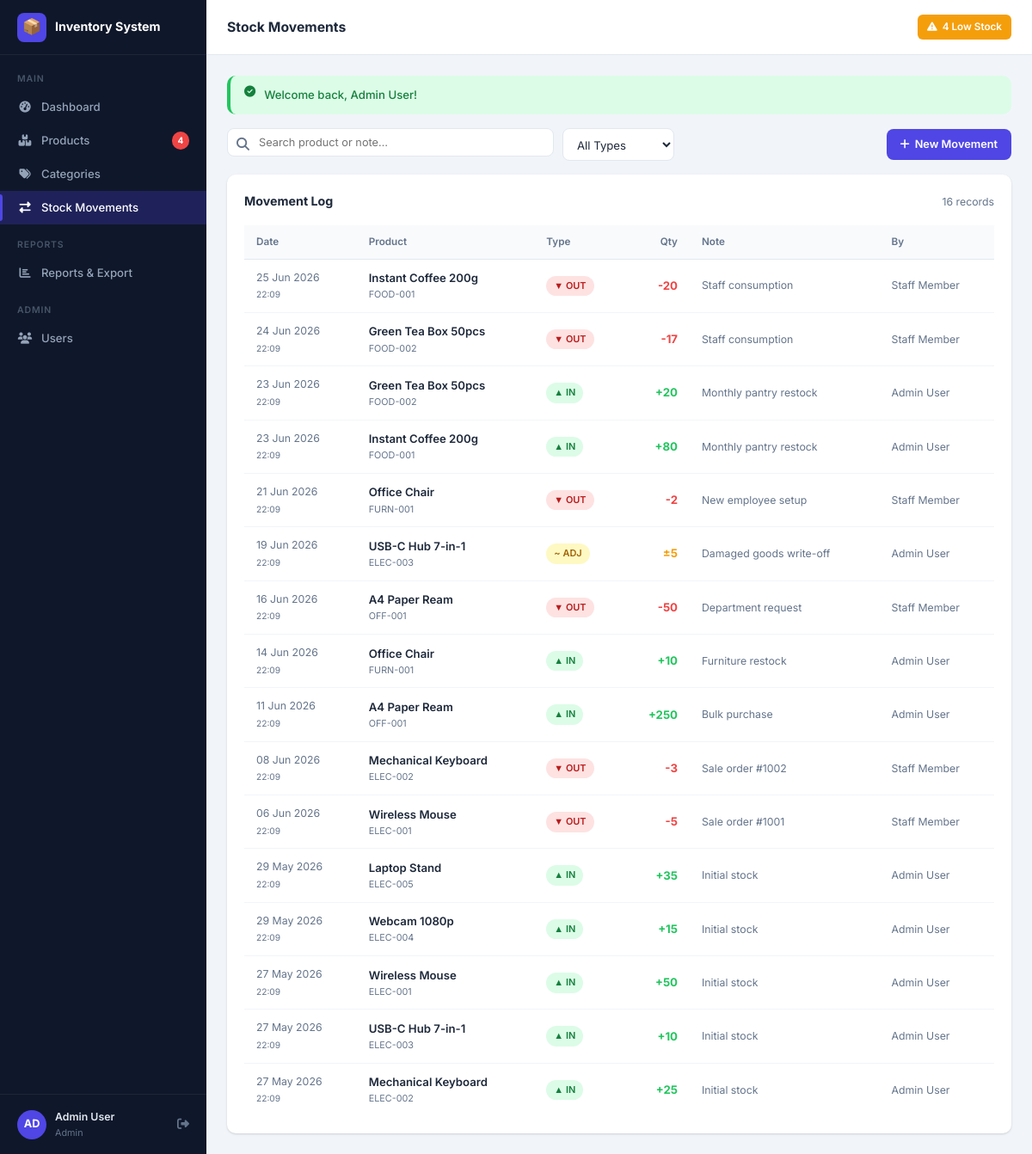
/modules/stock/index.php (signed in), run on the app's committed database.
### tables this page shows
CREATE TABLE `stock_movements` (
  `id`          INT UNSIGNED NOT NULL AUTO_INCREMENT,
  `product_id`  INT UNSIGNED NOT NULL,
  `user_id`     INT UNSIGNED NOT NULL,
  `type`        ENUM('in','out','adjustment') NOT NULL,
  `quantity`    INT          NOT NULL,
  `note`        VARCHAR(255),
  `created_at`  TIMESTAMP    NOT NULL DEFAULT CURRENT_TIMESTAMP,
  PRIMARY KEY (`id`),
  KEY `idx_product`  (`product_id`),
  KEY `idx_user`     (`user_id`),
  KEY `idx_created`  (`created_at`),
  CONSTRAINT `fk_movement_product` FOREIGN KEY (`product_id`) REFERENCES `products` (`id`) ON UPDATE CASCADE,
  CONSTRAINT `fk_movement_user`    FOREIGN KEY (`user_id`)    REFERENCES `users`    (`id`) ON UPDATE CASCADE
);

CREATE TABLE `products` (
  `id`            INT UNSIGNED NOT NULL AUTO_INCREMENT,
  `sku`           VARCHAR(50)    NOT NULL UNIQUE,
  `name`          VARCHAR(150)   NOT NULL,
  `description`   TEXT,
  `category_id`   INT UNSIGNED   NOT NULL,
  `price`         DECIMAL(12,2)  NOT NULL DEFAULT 0.00,
  `stock_qty`     INT            NOT NULL DEFAULT 0,
  `low_stock_threshold` INT      NOT NULL DEFAULT 10,
  `is_active`     TINYINT(1)     NOT NULL DEFAULT 1,
  `created_at`    TIMESTAMP      NOT NULL DEFAULT CURRENT_TIMESTAMP,
  `updated_at`    TIMESTAMP      NOT NULL DEFAULT CURRENT_TIMESTAMP ON UPDATE CURRENT_TIMESTAMP,
  PRIMARY KEY (`id`),
  KEY `idx_category` (`category_id`),
  KEY `idx_sku`      (`sku`),
  CONSTRAINT `fk_product_category` FOREIGN KEY (`category_id`) REFERENCES `categories` (`id`) ON UPDATE CASCADE
);

CREATE TABLE `users` (
  `id`         INT UNSIGNED NOT NULL AUTO_INCREMENT,
  `username`   VARCHAR(50)  NOT NULL UNIQUE,
  `password`   VARCHAR(255) NOT NULL,
  `full_name`  VARCHAR(100) NOT NULL,
  `email`      VARCHAR(100) NOT NULL UNIQUE,
  `role`       ENUM('admin','staff') NOT NULL DEFAULT 'staff',
  `is_active`  TINYINT(1)   NOT NULL DEFAULT 1,
  `created_at` TIMESTAMP    NOT NULL DEFAULT CURRENT_TIMESTAMP,
  PRIMARY KEY (`id`)
);

### core/helpers.php (called while the page is built, shortened)
<?php
function e(mixed $val): string {
    return htmlspecialchars((string)$val, ENT_QUOTES | ENT_SUBSTITUTE, 'UTF-8');
}
function paginate(int $total, int $perPage, int $page): array {
    $pages  = (int)ceil($total / $perPage);
    $offset = ($page - 1) * $perPage;
    return ['pages' => max(1, $pages), 'offset' => max(0, $offset)];
}

### modules/stock/index.php (the view, shortened to what this page needs)
<?php
require_once __DIR__ . '/../../bootstrap.php';
$db = Database::getInstance();
$search    = trim($_GET['q']    ?? '');
$page      = max(1, (int)($_GET['page'] ?? 1));
$perPage   = 20;
$where  = ['1=1'];
$params = [];
$whereSql = implode(' AND ', $where);
$total = $db->prepare("SELECT COUNT(*) FROM stock_movements sm JOIN products p ON p.id=sm.product_id WHERE $whereSql");
$total->execute($params);
$total = (int)$total->fetchColumn();
['pages' => $pages, 'offset' => $offset] = paginate($total, $perPage, $page);
$st = $db->prepare("
  SELECT sm.*, p.name AS product_name, p.sku, u.full_name AS username
  FROM   stock_movements sm
  JOIN   products p ON p.id = sm.product_id
  JOIN   users    u ON u.id = sm.user_id
  WHERE  $whereSql
  ORDER  BY sm.created_at DESC
  LIMIT  $perPage OFFSET $offset
");
$st->execute($params);
$movements = $st->fetchAll();
include __DIR__ . '/../../includes/header.php';
?>
<div class="card-header" style="margin-bottom:16px;padding:0">
  <form method="GET" style="display:flex;gap:10px;flex-wrap:wrap;flex:1">
    <div class="search-bar">
      <span class="icon"><i class="fa fa-magnifying-glass"></i></span>
      <input id="table-search" name="q" type="text" placeholder="Search product or note…" value="<?= e($search) ?>">
    </div>
    <select name="type" class="form-control" style="width:auto" onchange="this.form.submit()">
      <option value="">All Types</option>
    </select>
  </form>
  <a href="add.php" class="btn btn-primary"><i class="fa fa-plus"></i> New Movement</a>
</div>
<div class="card">
  <div class="card-header">
    <span class="card-title">Movement Log</span>
    <span class="text-muted fs-sm"><?= number_format($total) ?> records</span>
  </div>
  <div class="table-wrap">
    <?php if (empty($movements)): ?>
      <div class="empty-state"><div class="icon">📋</div><p>No movements found.</p></div>
    <?php else: ?>
    <table>
      <thead>
        <tr>
          <th>Date</th>
          <th>Product</th>
          <th>Type</th>
          <th class="text-right">Qty</th>
          <th>Note</th>
          <th>By</th>
        </tr>
      </thead>
      <tbody>
        <?php foreach ($movements as $m): ?>
        <tr>
          <td class="text-muted fs-sm" style="white-space:nowrap">
            <?= date('d M Y', strtotime($m['created_at'])) ?><br>
            <span style="font-size:.68rem"><?= date('H:i', strtotime($m['created_at'])) ?></span>
          </td>
          <td>
            <div class="fw-600"><?= e($m['product_name']) ?></div>
            <div class="text-muted" style="font-size:.72rem"><?= e($m['sku']) ?></div>
          </td>
          <td>
            <?php if ($m['type'] === 'in'): ?>
              <span class="badge badge-success">▲ IN</span>
            <?php elseif ($m['type'] === 'out'): ?>
              <span class="badge badge-danger">▼ OUT</span>
            <?php else: ?>
              <span class="badge badge-warning">~ ADJ</span>
            <?php endif; ?>
          </td>
          <td class="text-right fw-700 <?= $m['type']==='in' ? 'mv-in' : ($m['type']==='out' ? 'mv-out' : 'mv-adj') ?>">
            <?= $m['type']==='in' ? '+' : ($m['type']==='out' ? '-' : '±') ?><?= number_format(abs($m['quantity'])) ?>
          </td>
          <td class="text-muted fs-sm"><?= e($m['note'] ?: '—') ?></td>
          <td class="text-muted fs-sm"><?= e($m['username']) ?></td>
        </tr>
        <?php endforeach; ?>
      </tbody>
    </table>
    <?php endif; ?>
  </div>
</div>
<?php include __DIR__ . '/../../includes/footer.php'; ?>

### assets/css/app.css (style rules this page uses)
:root { --primary: #4f46e5; --primary-h: #4338ca; --accent: #06b6d4; --success: #22c55e; --warning: #f59e0b; --danger: #ef4444; --dark: #0f172a; --surface: #1e293b; --card: #ffffff; --border: #e2e8f0; --text: #1e293b; --muted: #64748b; --sidebar-w: 240px; --topbar-h: 64px; --radius: 10px; --shadow: 0 1px 3px rgba(0,0,0,.10), 0 1px 2px rgba(0,0,0,.06); --shadow-md: 0 4px 16px rgba(0,0,0,.10); }
*, *::before, *::after { box-sizing: border-box; margin: 0; padding: 0; }
html { font-size: 15px; scroll-behavior: smooth; }
body { font-family: 'Inter', system-ui, sans-serif; color: var(--text); background: #f1f5f9; line-height: 1.6; }
a { color: var(--primary); text-decoration: none; }
.card { background: var(--card); border-radius: var(--radius); box-shadow: var(--shadow); padding: 20px; }
.card-header { display: flex; align-items: center; justify-content: space-between; margin-bottom: 16px; flex-wrap: wrap; gap: 10px; }
.card-title { font-size: .95rem; font-weight: 700; color: var(--text); }
.table-wrap { overflow-x: auto; }
table { width: 100%; border-collapse: collapse; font-size: .88rem; }
thead th { padding: 10px 14px; text-align: left; font-weight: 600; font-size: .78rem; color: var(--muted); background: #f8fafc; border-bottom: 1px solid var(--border); white-space: nowrap; }
tbody td { padding: 11px 14px; border-bottom: 1px solid #f1f5f9; vertical-align: middle; }
tbody tr:last-child td { border-bottom: none; }
.badge { display: inline-flex; align-items: center; gap: 4px; padding: 3px 9px; border-radius: 20px; font-size: .73rem; font-weight: 600; white-space: nowrap; }
.badge-success { background: #dcfce7; color: #15803d; }
.badge-warning { background: #fef9c3; color: #a16207; }
.badge-danger { background: #fee2e2; color: #b91c1c; }
.btn { display: inline-flex; align-items: center; gap: 6px; padding: 8px 16px; border-radius: 8px; border: none; cursor: pointer; font-size: .85rem; font-weight: 600; transition: background .15s, opacity .15s, box-shadow .15s; white-space: nowrap; font-family: inherit; }
.btn-primary { background: var(--primary); color: #fff; }
.form-control { width: 100%; padding: 9px 12px; border: 1.5px solid var(--border); border-radius: 8px; font-size: .88rem; font-family: inherit; color: var(--text); background: #fff; transition: border-color .15s, box-shadow .15s; outline: none; }
select.form-control { cursor: pointer; }
.search-bar { position: relative; flex: 1; max-width: 380px; }
.search-bar input { width: 100%; padding: 8px 12px 8px 36px; border: 1.5px solid var(--border); border-radius: 8px; font-size: .85rem; font-family: inherit; outline: none; transition: border-color .15s; }
.search-bar .icon { position: absolute; left: 11px; top: 50%; transform: translateY(-50%); color: var(--muted); }
.mv-in { color: var(--success); font-weight: 700; }
.mv-out { color: var(--danger); font-weight: 700; }
.mv-adj { color: var(--warning); font-weight: 700; }
.text-muted { color: var(--muted); }
.text-right { text-align: right; }
.fw-600 { font-weight: 600; }
.fw-700 { font-weight: 700; }
.fs-sm { font-size: .82rem; }

### data on the page
stock_movements: created_at "25 Jun 2026", created_at "22:09", product.name "Instant Coffee 200g", product.sku "FOOD-001", type "▼ OUT", quantity "20", note "Staff consumption", user.full_name "Staff Member"
stock_movements: created_at "24 Jun 2026", created_at "22:09", product.name "Green Tea Box 50pcs", product.sku "FOOD-002", type "▼ OUT", quantity "17", note "Staff consumption", user.full_name "Staff Member"
stock_movements: created_at "23 Jun 2026", created_at "22:09", product.name "Green Tea Box 50pcs", product.sku "FOOD-002", type "▲ IN", quantity "20", note "Monthly pantry restock", user.full_name "Admin User"
stock_movements: created_at "23 Jun 2026", created_at "22:09", product.name "Instant Coffee 200g", product.sku "FOOD-001", type "▲ IN", quantity "80", note "Monthly pantry restock", user.full_name "Admin User"
stock_movements: created_at "21 Jun 2026", created_at "22:09", product.name "Office Chair", product.sku "FURN-001", type "▼ OUT", quantity "2", note "New employee setup", user.full_name "Staff Member"
stock_movements: created_at "19 Jun 2026", created_at "22:09", product.name "USB-C Hub 7-in-1", product.sku "ELEC-003", type "~ ADJ", quantity "5", note "Damaged goods write-off", user.full_name "Admin User"
stock_movements: created_at "16 Jun 2026", created_at "22:09", product.name "A4 Paper Ream", product.sku "OFF-001", type "▼ OUT", quantity "50", note "Department request", user.full_name "Staff Member"
stock_movements: created_at "14 Jun 2026", created_at "22:09", product.name "Office Chair", product.sku "FURN-001", type "▲ IN", quantity "10", note "Furniture restock", user.full_name "Admin User"
stock_movements: created_at "11 Jun 2026", created_at "22:09", product.name "A4 Paper Ream", product.sku "OFF-001", type "▲ IN", quantity "250", note "Bulk purchase", user.full_name "Admin User"
stock_movements: created_at "08 Jun 2026", created_at "22:09", product.name "Mechanical Keyboard", product.sku "ELEC-002", type "▼ OUT", quantity "3", note "Sale order #1002", user.full_name "Staff Member"
stock_movements: created_at "06 Jun 2026", created_at "22:09", product.name "Wireless Mouse", product.sku "ELEC-001", type "▼ OUT", quantity "5", note "Sale order #1001", user.full_name "Staff Member"
stock_movements: created_at "29 May 2026", created_at "22:09", product.name "Laptop Stand", product.sku "ELEC-005", type "▲ IN", quantity "35", note "Initial stock", user.full_name "Admin User"
stock_movements: created_at "29 May 2026", created_at "22:09", product.name "Webcam 1080p", product.sku "ELEC-004", type "▲ IN", quantity "15", note "Initial stock", user.full_name "Admin User"
stock_movements: created_at "27 May 2026", created_at "22:09", product.name "Wireless Mouse", product.sku "ELEC-001", type "▲ IN", quantity "50", note "Initial stock", user.full_name "Admin User"
stock_movements: created_at "27 May 2026", created_at "22:09", product.name "USB-C Hub 7-in-1", product.sku "ELEC-003", type "▲ IN", quantity "10", note "Initial stock", user.full_name "Admin User"
stock_movements: created_at "27 May 2026", created_at "22:09", product.name "Mechanical Keyboard", product.sku "ELEC-002", type "▲ IN", quantity "25", note "Initial stock", user.full_name "Admin User"

### other printed values
APP_NAME "Inventory System"
$lowStockCount "4"
$initials "AD"
$_SESSION['full_name'] "Admin User"
$role "Admin"
$topbarTitle "Stock Movements"
$flash_success "Welcome back, Admin User!"
$total "16"
